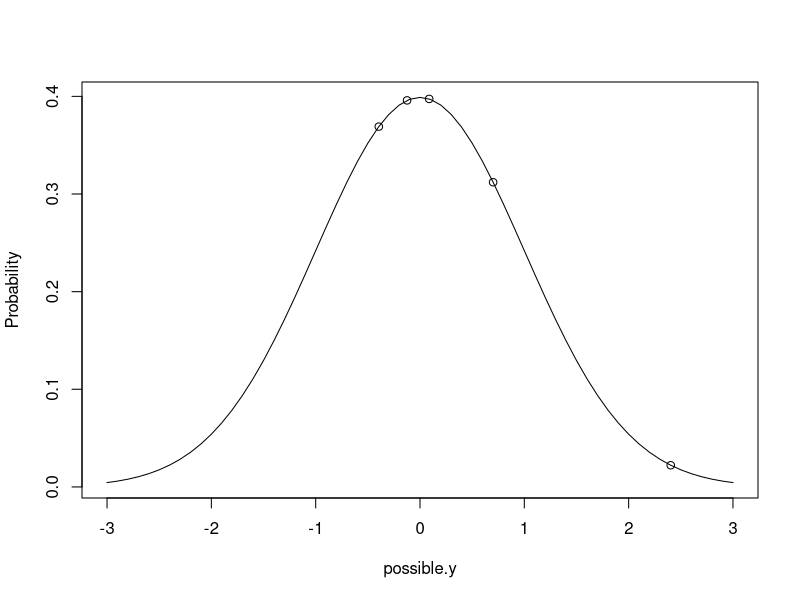
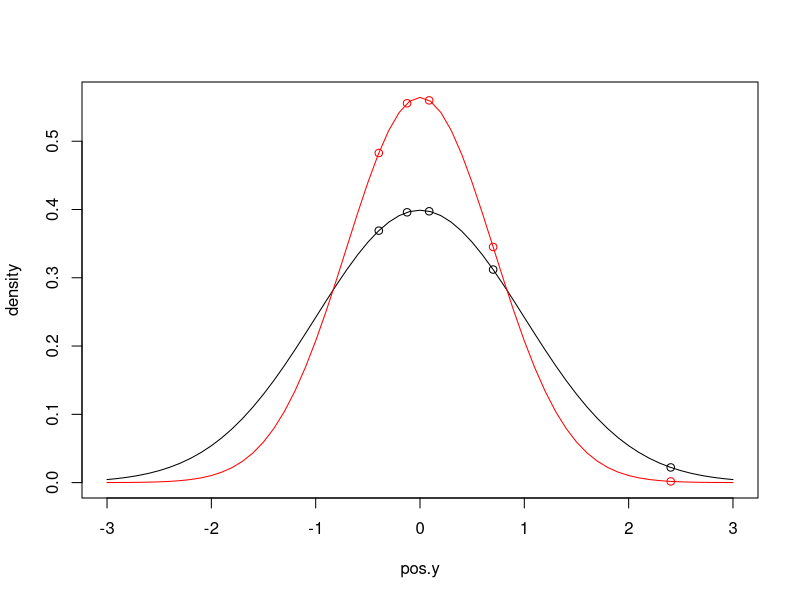

The R source for these figures, in order: (Note: this script raises an error after producing the figures.)
## ---- chunk 1
Ndata<-data.frame(y=rnorm(5, mean=0, sd=sqrt(1)))
Ndata$y
## ---- chunk 2
possible.y<-seq(-3,3,0.1)                          # possible values of y
Probability<-dnorm(possible.y, mean=0, sd=sqrt(1))     # density of possible values 
plot(Probability~possible.y, type="l")
Probability.y<-dnorm(Ndata$y, mean=0, sd=sqrt(1)) # density of actual values
points(Probability.y~Ndata$y)
## ---- chunk 3
prod(dnorm(Ndata$y, mean=0, sd=sqrt(1)))
## ---- chunk 4
pos.y<-seq(-3,3,0.1)
plot(dnorm(pos.y, mean=0, sd=sqrt(1))~pos.y, type="l", ylim=c(0,max(dnorm(0, mean=0, sd=sqrt(0.5)))), ylab="density", xlab="pos.y")
points(Ndata$y, dnorm(Ndata$y, mean=0, sd=sqrt(1)))
lines(dnorm(pos.y, mean=0, sd=sqrt(0.5))~pos.y, type="l", col="red")
points(Ndata$y, dnorm(Ndata$y, mean=0, sd=sqrt(0.5)), col="red")
## ---- chunk 5
prod(dnorm(Ndata$y, mean=0, sd=sqrt(0.5)))
## ---- chunk 6
loglik<-function(par, y){sum(dnorm(y, par[1], sqrt(par[2]), log=TRUE))}
mu<-seq(-2,2,length=100)
sigma2<-seq(0.0001,5,length=100)
L<-matrix(0,100,100)
P<-L
for(i in 1:100){
for(j in 1:100){
L[i,j]<-loglik(c(mu[i], sigma2[j]), Ndata$y)
}}
## ---- chunk 7
loglik<-function(par, y){sum(dnorm(y, par[1], sqrt(par[2]), log=TRUE))}
MLest<-optim(c(mean=0,var=1), fn=loglik, y=Ndata$y, control = list(fnscale = -1,reltol=1e-16))$par
## ---- chunk 8
MLest
## ---- chunk 9
m1a.1<-glm(y~1, data=Ndata)
summary(m1a.1)
## ---- chunk 10
MLest["var"]*(5/4)
## ---- chunk 11
logprior<-function(par, priorR, priorB){
    dnorm(par[1], mean=priorB$mu, sd=sqrt(priorB$V), log=TRUE)+dgamma(1/par[2],shape=priorR$nu/2,scale=(priorR$nu*priorR$V)/2, log=TRUE)-2*log(par[2])    
}
## ---- chunk 12
prior<-list(R=list(V=1, nu=0.002), B=list(mu=0, V=1e+8))
## ---- chunk 13
loglikprior<-function(par, y, priorR, priorB){
loglik(par,y)+logprior(par,priorR,priorB)
}
## ---- chunk 14
P<-L
for(i in 1:100){
for(j in 1:100){
P[i,j]<-loglikprior(c(mu[i], sigma2[j]), Ndata$y, prior$R, prior$B)
}}
## ---- chunk 15
Best<-optim(c(mean=0,var=1), fn=loglikprior, y=Ndata$y, priorR=prior$R, priorB=prior$B, method="L-BFGS-B", lower=c(-1e+5, 1e-5), upper=c(1e+5,1e+5), control = list(fnscale = -1, factr=1e-16))$par
Best
## ---- chunk 16
m1a.2<-MCMCglmm(y~1, data=Ndata, prior=prior, thin=1, verbose=FALSE)
## ---- chunk 17
nb<-names(Best)
names(Best)<-NULL
## ---- chunk 18
exp(loglikprior(Best, Ndata$y, prior$R, prior$B)-loglikprior(c(0,1), Ndata$y, prior$R, prior$B))
## ---- chunk 19
names(Best)<-nb
## ---- chunk 20
prop.table(table(m1a.2$Sol>-2 & m1a.2$Sol<2 & m1a.2$VCV<5))
## ---- chunk 21
P.new<-L
mu.new<-seq(Best[1]-1, Best[1]+1, length=100)
sigma2.new<-seq(max(Best[2]-1,0.00001), Best[2]+1, length=100)
for(i in 1:100){
for(j in 1:100){
P.new[i,j]<-loglikprior(c(mu.new[i], sigma2.new[j]), Ndata$y, prior$R, prior$B)
}}
## ---- chunk 22
P.new2<-L
mu.new<-seq(Best[1]-1, Best[1]+1, length=100)
sigma2.new2<-seq(1, Best[2]+2, length=100)
for(i in 1:100){
for(j in 1:100){
P.new2[i,j]<-loglikprior(c(mu.new[i], sigma2.new2[j]), Ndata$y, prior$R, prior$B)
}}
## ---- chunk 23
autocorr(m1a.2$Sol)
autocorr(m1a.2$VCV)
## ---- chunk 24
plot(m1a.2$Sol)
## ---- chunk 25
plot(log(m1a.2$VCV))
## ---- chunk 26
prior.m1a.3<-list(R=list(V=1, nu=0))
m1a.3<-MCMCglmm(y~1, data=Ndata, thin=1, prior=prior.m1a.3, verbose=FALSE)
kda.3<-kde2d(m1a.3$Sol, log(m1a.3$VCV), lims=c(-2,2,log(0.1),log(5)), n=50)
kda.3$y<-exp(kda.3$y)
## ---- chunk 27
prior.m1a.4<-list(R=list(V=1e-16, nu=-2))
m1a.4<-MCMCglmm(y~1, data=Ndata, thin=1, prior=prior.m1a.4, verbose=FALSE)
kda.4<-kde2d(m1a.4$Sol, log(m1a.4$VCV), lims=c(-2,2,log(0.1),log(5)), n=50)
kda.4$y<-exp(kda.4$y)
## ---- chunk 28
hist(m1a.4$VCV[which(m1a.4$VCV<5)])
